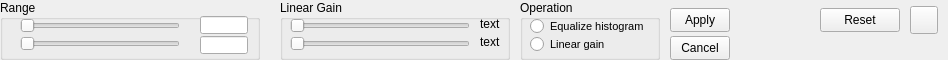
<?xml version="1.0" encoding="UTF-8"?>
<ui version="4.0">
 <class>Panel</class>
 <widget class="QWidget" name="Panel">
  <property name="geometry">
   <rect>
    <x>0</x>
    <y>0</y>
    <width>948</width>
    <height>60</height>
   </rect>
  </property>
  <property name="sizePolicy">
   <sizepolicy hsizetype="Preferred" vsizetype="Preferred">
    <horstretch>0</horstretch>
    <verstretch>0</verstretch>
   </sizepolicy>
  </property>
  <property name="minimumSize">
   <size>
    <width>800</width>
    <height>60</height>
   </size>
  </property>
  <property name="windowTitle">
   <string>Form</string>
  </property>
  <widget class="QGroupBox" name="groupBoxRange">
   <property name="geometry">
    <rect>
     <x>0</x>
     <y>0</y>
     <width>260</width>
     <height>60</height>
    </rect>
   </property>
   <property name="sizePolicy">
    <sizepolicy hsizetype="Expanding" vsizetype="Fixed">
     <horstretch>0</horstretch>
     <verstretch>0</verstretch>
    </sizepolicy>
   </property>
   <property name="minimumSize">
    <size>
     <width>0</width>
     <height>0</height>
    </size>
   </property>
   <property name="title">
    <string>Range</string>
   </property>
   <widget class="QSlider" name="sliderRangeLower">
    <property name="geometry">
     <rect>
      <x>20</x>
      <y>18</y>
      <width>160</width>
      <height>16</height>
     </rect>
    </property>
    <property name="orientation">
     <enum>Qt::Horizontal</enum>
    </property>
   </widget>
   <widget class="QSlider" name="sliderRangeUpper">
    <property name="geometry">
     <rect>
      <x>20</x>
      <y>36</y>
      <width>160</width>
      <height>16</height>
     </rect>
    </property>
    <property name="orientation">
     <enum>Qt::Horizontal</enum>
    </property>
   </widget>
   <widget class="QLineEdit" name="lineEditRangeLower">
    <property name="geometry">
     <rect>
      <x>200</x>
      <y>16</y>
      <width>48</width>
      <height>18</height>
     </rect>
    </property>
   </widget>
   <widget class="QLineEdit" name="lineEditRangeUpper">
    <property name="geometry">
     <rect>
      <x>200</x>
      <y>36</y>
      <width>48</width>
      <height>18</height>
     </rect>
    </property>
   </widget>
  </widget>
  <widget class="QPushButton" name="buttonReset">
   <property name="geometry">
    <rect>
     <x>820</x>
     <y>8</y>
     <width>80</width>
     <height>24</height>
    </rect>
   </property>
   <property name="text">
    <string>Reset</string>
   </property>
  </widget>
  <widget class="QPushButton" name="buttonRotate">
   <property name="geometry">
    <rect>
     <x>910</x>
     <y>6</y>
     <width>28</width>
     <height>28</height>
    </rect>
   </property>
   <property name="sizePolicy">
    <sizepolicy hsizetype="Fixed" vsizetype="Fixed">
     <horstretch>0</horstretch>
     <verstretch>0</verstretch>
    </sizepolicy>
   </property>
   <property name="text">
    <string/>
   </property>
  </widget>
  <widget class="QGroupBox" name="groupBoxGain">
   <property name="geometry">
    <rect>
     <x>280</x>
     <y>0</y>
     <width>230</width>
     <height>60</height>
    </rect>
   </property>
   <property name="title">
    <string>Linear Gain</string>
   </property>
   <widget class="QSlider" name="sliderGainValueLower">
    <property name="geometry">
     <rect>
      <x>10</x>
      <y>18</y>
      <width>180</width>
      <height>16</height>
     </rect>
    </property>
    <property name="minimum">
     <number>0</number>
    </property>
    <property name="orientation">
     <enum>Qt::Horizontal</enum>
    </property>
   </widget>
   <widget class="QSlider" name="sliderGainValueUpper">
    <property name="geometry">
     <rect>
      <x>10</x>
      <y>36</y>
      <width>180</width>
      <height>16</height>
     </rect>
    </property>
    <property name="orientation">
     <enum>Qt::Horizontal</enum>
    </property>
   </widget>
   <widget class="QLabel" name="labelGainValueLower">
    <property name="geometry">
     <rect>
      <x>200</x>
      <y>16</y>
      <width>36</width>
      <height>16</height>
     </rect>
    </property>
    <property name="text">
     <string>text</string>
    </property>
   </widget>
   <widget class="QLabel" name="labelGainValueUpper">
    <property name="geometry">
     <rect>
      <x>200</x>
      <y>34</y>
      <width>36</width>
      <height>16</height>
     </rect>
    </property>
    <property name="text">
     <string>text</string>
    </property>
   </widget>
  </widget>
  <widget class="QGroupBox" name="groupBoxOperation">
   <property name="geometry">
    <rect>
     <x>520</x>
     <y>0</y>
     <width>140</width>
     <height>60</height>
    </rect>
   </property>
   <property name="title">
    <string>Operation</string>
   </property>
   <widget class="QRadioButton" name="rbEqualizeHist">
    <property name="geometry">
     <rect>
      <x>10</x>
      <y>18</y>
      <width>131</width>
      <height>16</height>
     </rect>
    </property>
    <property name="font">
     <font>
      <pointsize>8</pointsize>
     </font>
    </property>
    <property name="text">
     <string>Equalize histogram</string>
    </property>
   </widget>
   <widget class="QRadioButton" name="rbGain">
    <property name="geometry">
     <rect>
      <x>10</x>
      <y>36</y>
      <width>120</width>
      <height>16</height>
     </rect>
    </property>
    <property name="font">
     <font>
      <pointsize>8</pointsize>
     </font>
    </property>
    <property name="text">
     <string>Linear gain</string>
    </property>
   </widget>
  </widget>
  <widget class="QPushButton" name="buttonApply">
   <property name="geometry">
    <rect>
     <x>670</x>
     <y>8</y>
     <width>60</width>
     <height>24</height>
    </rect>
   </property>
   <property name="text">
    <string>Apply</string>
   </property>
  </widget>
  <widget class="QPushButton" name="buttonCancel">
   <property name="geometry">
    <rect>
     <x>670</x>
     <y>36</y>
     <width>60</width>
     <height>24</height>
    </rect>
   </property>
   <property name="text">
    <string>Cancel</string>
   </property>
  </widget>
 </widget>
 <resources/>
 <connections/>
</ui>
